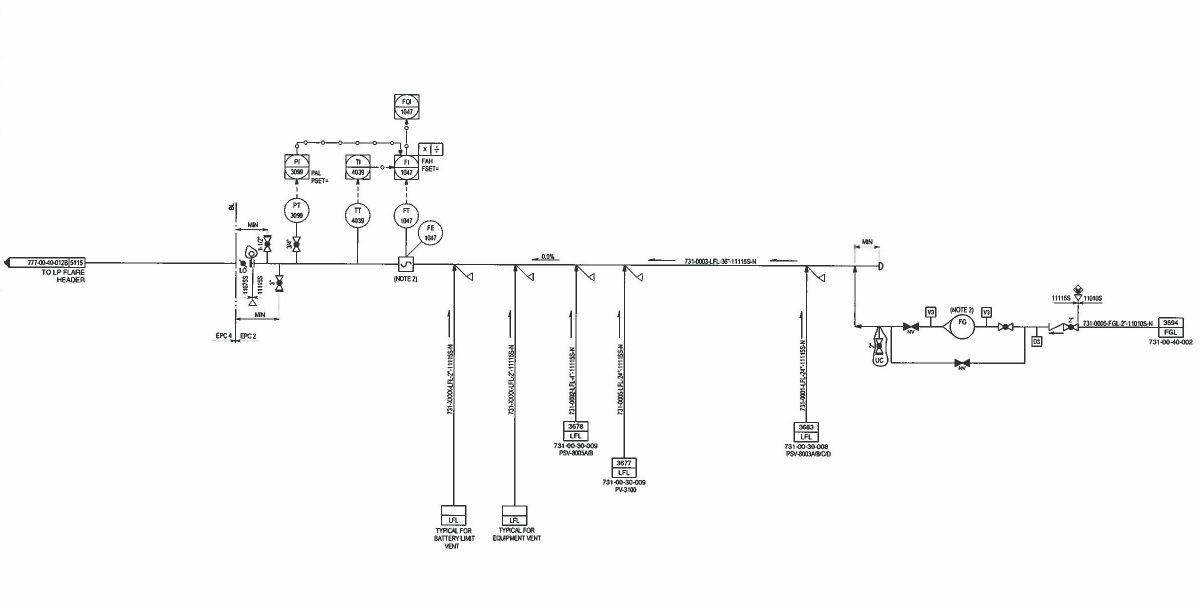
#> input picture input.jpg, 2400 x 1214 px, found by its file name (shown at 1/2 size)
$ python test.py
#> lines starting #> are read from the running program, lines starting #| are printed output that depends on the picture; after the words box and inside, x2 and y2 are one past the last pixel; in counts of white or black regions, pixels touching at a corner belong together
import cv2
import numpy as np
import matplotlib.pyplot as plt

def remove_pipes_keep_symbols(image_path, output_path=None,
                             # Adjustable parameters with default values
                             # Thresholding parameters
                             adaptive_block_size=11,
                             adaptive_C=2,
                             preprocessing_blur=0,  # 0 for no blur, or odd numbers like 3, 5, etc.

                             # Symbol detection parameters
                             symbol_min_area=50,
                             symbol_max_area=8000,
                             symbol_min_aspect=0.4,
                             symbol_max_aspect=2.5,
                             symbol_min_circularity=0.3,
                             symbol_solidity_threshold=0.6,

                             # Text detection parameters
                             text_min_area=10,
                             text_max_area=500,
                             text_min_aspect=0.2,
                             text_max_circularity=0.3,

                             # Morphological parameters
                             symbol_dilation_size=5,
                             text_dilation_size=3,
                             cleanup_kernel_size=3,

                             # Pipe detection control
                             use_inverse_method=False,    # Set to False to use direct pipe detection
                             line_detection_threshold=40, # For direct detection
                             min_line_length=30,          # For direct detection
                             max_line_gap=15             # For direct detection
                             ):
    """
    Process a P&ID diagram to remove pipes while preserving symbols.

    Args:
        image_path (str): Path to the input P&ID diagram
        output_path (str, optional): Path to save the output image

    Returns:
        numpy.ndarray: Processed image with pipes removed
    """
#> called with image_path = 'input.jpg', output_path = 'pid_diagram_no_pipes.jpg', adaptive_block_size = 15, adaptive_C = 3, preprocessing_blur = 5, symbol_min_area = 30, symbol_max_area = 10000, symbol_min_aspect = 0.3
    # Step 1: Load and preprocess the image
    image = cv2.imread(image_path)
#> image is the input picture: shape (1214, 2400, 3); mean B, G, R 250.3, 250.3, 250.3
    if image is None:
        raise ValueError(f"Could not read image at {image_path}")

    # Keep a copy of the original for final composition
    original = image.copy()

    # Convert to grayscale
    gray = cv2.cvtColor(image, cv2.COLOR_BGR2GRAY)

    # Optional blur for noise reduction
    if preprocessing_blur > 0:
        gray = cv2.GaussianBlur(gray, (preprocessing_blur, preprocessing_blur), 0)

    # Apply adaptive thresholding
    binary = cv2.adaptiveThreshold(gray, 255, cv2.ADAPTIVE_THRESH_GAUSSIAN_C,
                                 cv2.THRESH_BINARY_INV, adaptive_block_size, adaptive_C)
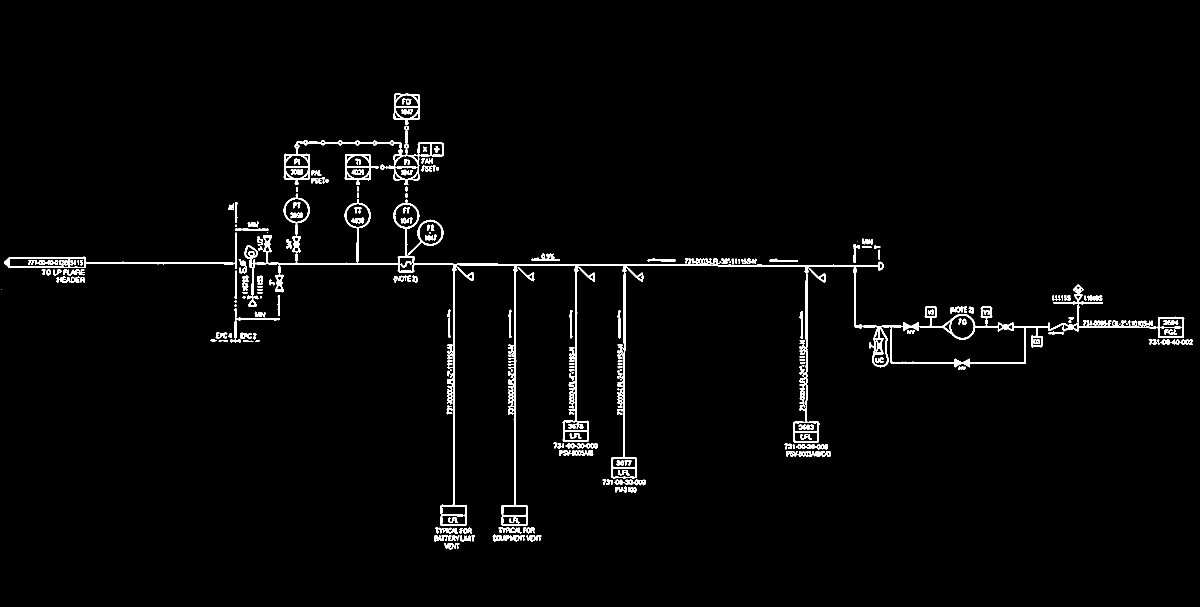
#> binary: shape (1214, 2400) (shown at 1/2 size); 2.2% white; 208 white regions (18 under 20 px), largest, box (x1, y1, x2, y2) and area: (489, 387, 2369, 1052) 33307, (567, 251, 888, 370) 3995, (8, 465, 474, 538) 2527

    # Step 2: Identify symbols using connected component analysis
    num_labels, labels, stats, centroids = cv2.connectedComponentsWithStats(binary, connectivity=8)
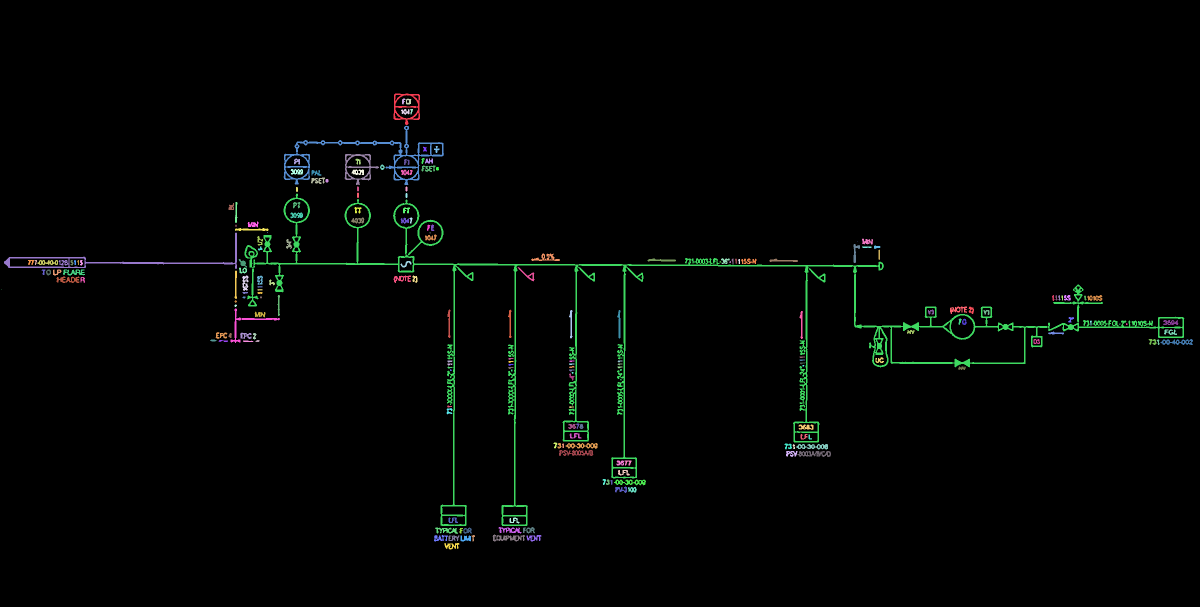
#> labels: shape (1214, 2400) int32 (shown at 1/2 size); 209 distinct labels, from 0 to 208; one colour per label, 0 black
#> num_labels = 209; stats = 209 rows, first 6: [0, 0, 2400, 1214, 2849476], [787, 187, 53, 63, 1021], [804, 197, 7, 12, 53], [812, 197, 11, 12, 89], [802, 218, 17, 12, 125], [820, 218, 6, 11, 38]; centroids = 209 pairs, first value 2 to 2354.7, second value 201.8 to 1091.4

    # Create masks for symbols and text
    symbol_mask = np.zeros_like(gray)
    text_mask = np.zeros_like(gray)

    # Process each connected component
    for i in range(1, num_labels):
        area = stats[i, cv2.CC_STAT_AREA]
        width = stats[i, cv2.CC_STAT_WIDTH]
        height = stats[i, cv2.CC_STAT_HEIGHT]

        component = (labels == i).astype(np.uint8) * 255

        # Calculate additional properties
        contours, _ = cv2.findContours(component, cv2.RETR_EXTERNAL, cv2.CHAIN_APPROX_SIMPLE)
        if len(contours) > 0:
            contour = contours[0]
            hull = cv2.convexHull(contour)
            hull_area = cv2.contourArea(hull) if len(hull) > 2 else 0
            solidity = float(area) / hull_area if hull_area > 0 else 0

            # Circularity: 4 * pi * area / perimeter^2
            perimeter = cv2.arcLength(contour, True)
            circularity = (4 * np.pi * area) / (perimeter * perimeter) if perimeter > 0 else 0

            # Aspect ratio
            aspect_ratio = float(width) / float(height) if height > 0 else 0

            # Symbol criteria with adjustable parameters
            if ((symbol_min_area < area < symbol_max_area and
                 (symbol_min_aspect < aspect_ratio < symbol_max_aspect or
                  circularity > symbol_min_circularity)) or
                (area > 500 and solidity > symbol_solidity_threshold) or
                (50 < area < 800 and circularity > 0.5)):
                symbol_mask = cv2.bitwise_or(symbol_mask, component)

            # Text criteria with adjustable parameters
            elif (text_min_area < area < text_max_area and width > 0 and height > 0 and
                  (aspect_ratio > text_min_aspect or circularity < text_max_circularity)):
                text_mask = cv2.bitwise_or(text_mask, component)
#> this loop made 208 passes
#> (area, width, height, contours, hull_area, solidity, perimeter, circularity) on pass 60: (29, 4, 11, 1 contour, all with area under 20, 21, 1.38, 23.66, 0.651)
#> (area, width, height, hull_area, solidity, perimeter, circularity, aspect_ratio) on passes 1 to 6: (1021, 53, 63, 2907, 0.351, 227.9, 0.247, 0.841), (53, 7, 12, 48.5, 1.09, 32.73, 0.622, 0.583), (89, 11, 12, 97, 0.918, 37.9, 0.779, 0.917), (125, 17, 12, 152, 0.822, 61.94, 0.409, 1.42), (38, 6, 11, 34, 1.12, 27.9, 0.613, 0.545), (3995, 321, 119, 29688.5, 0.135, 1343.4, 0.0278, 2.7)
#> pass 1, in remove_pipes_keep_symbols, `component = (labels == i).astype(np.uint8) * 255`:
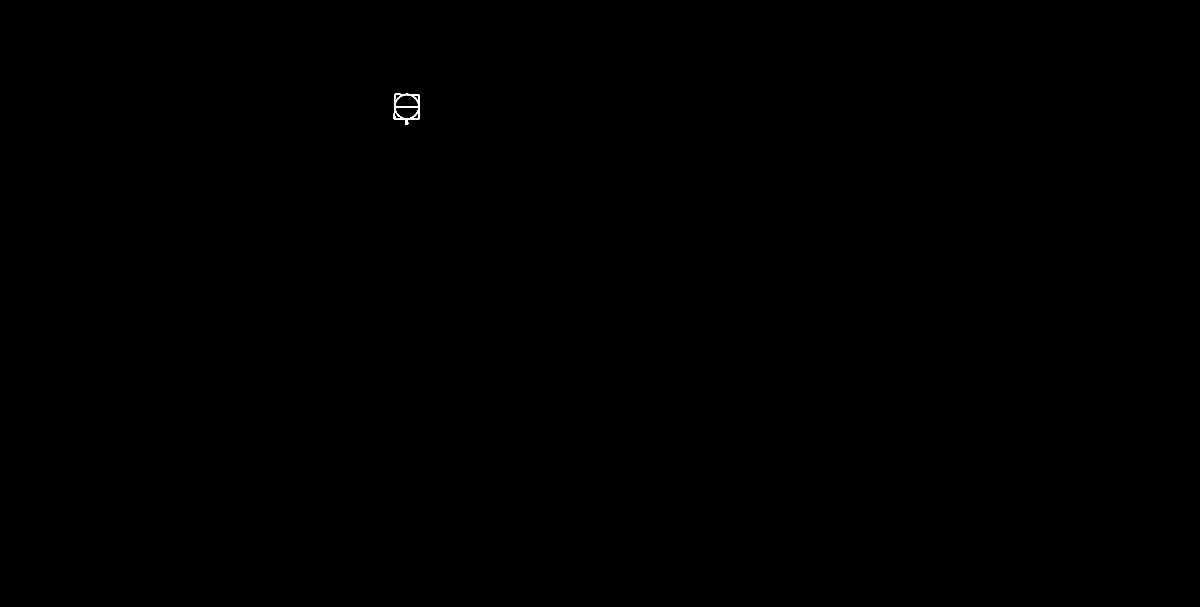
#> component: shape (1214, 2400) (shown at 1/2 size); 0.04% white; 1 white region, box (x1, y1, x2, y2) and area: (787, 187, 840, 250) 1021
#> after the loop: component: shape (1214, 2400); 0.01% white; 1 white region, box (x1, y1, x2, y2) and area: (889, 1086, 919, 1099) 214
#> after the loop: symbol_mask: shape (1214, 2400); 0.68% white; 135 white regions, largest, box (x1, y1, x2, y2) and area: (567, 251, 888, 370) 3995, (689, 308, 758, 370) 1058, (787, 187, 840, 250) 1021
#> after the loop: text_mask: shape (1214, 2400); 0.29% white; 67 white regions (14 under 20 px), largest, box (x1, y1, x2, y2) and area: (1595, 902, 1662, 914) 499, (1118, 900, 1187, 912) 498, (985, 1069, 1050, 1083) 479

    # Dilate masks to ensure complete coverage
    symbol_kernel = np.ones((symbol_dilation_size, symbol_dilation_size), np.uint8)
    text_kernel = np.ones((text_dilation_size, text_dilation_size), np.uint8)

    symbol_mask_dilated = cv2.dilate(symbol_mask, symbol_kernel, iterations=1)
#> symbol_mask_dilated: shape (1214, 2400); 2.4% white; 48 white regions, largest, box (x1, y1, x2, y2) and area: (563, 183, 893, 401) 25750, (416, 613, 565, 691) 4801, (864, 1051, 955, 1104) 2985
    text_mask_dilated = cv2.dilate(text_mask, text_kernel, iterations=1)
#> text_mask_dilated: shape (1214, 2400); 0.69% white; 41 white regions, largest, box (x1, y1, x2, y2) and area: (1116, 884, 1198, 914) 2095, (1590, 886, 1664, 916) 1944, (983, 1052, 1052, 1085) 1723

    # Step 3: Create the pipe mask
    if use_inverse_method:
        # Inverse method: assume everything not a symbol or text is a pipe
        protection_mask = cv2.bitwise_or(symbol_mask_dilated, text_mask_dilated)
        pipe_mask = binary.copy()
        pipe_mask[protection_mask > 0] = 0

        # Clean up the pipe mask
        cleanup_kernel = np.ones((cleanup_kernel_size, cleanup_kernel_size), np.uint8)
        pipe_mask = cv2.morphologyEx(pipe_mask, cv2.MORPH_OPEN, cleanup_kernel)
    else:
        # Direct pipe detection method
        binary_pipes_only = binary.copy()

        # Remove the identified symbols from consideration
        protection_mask = cv2.bitwise_or(symbol_mask_dilated, text_mask_dilated)
#> protection_mask: shape (1214, 2400); 3.1% white; 61 white regions, largest, box (x1, y1, x2, y2) and area: (563, 183, 893, 401) 25750, (416, 514, 565, 691) 7530, (864, 1051, 955, 1104) 3573
        binary_pipes_only[protection_mask > 0] = 0
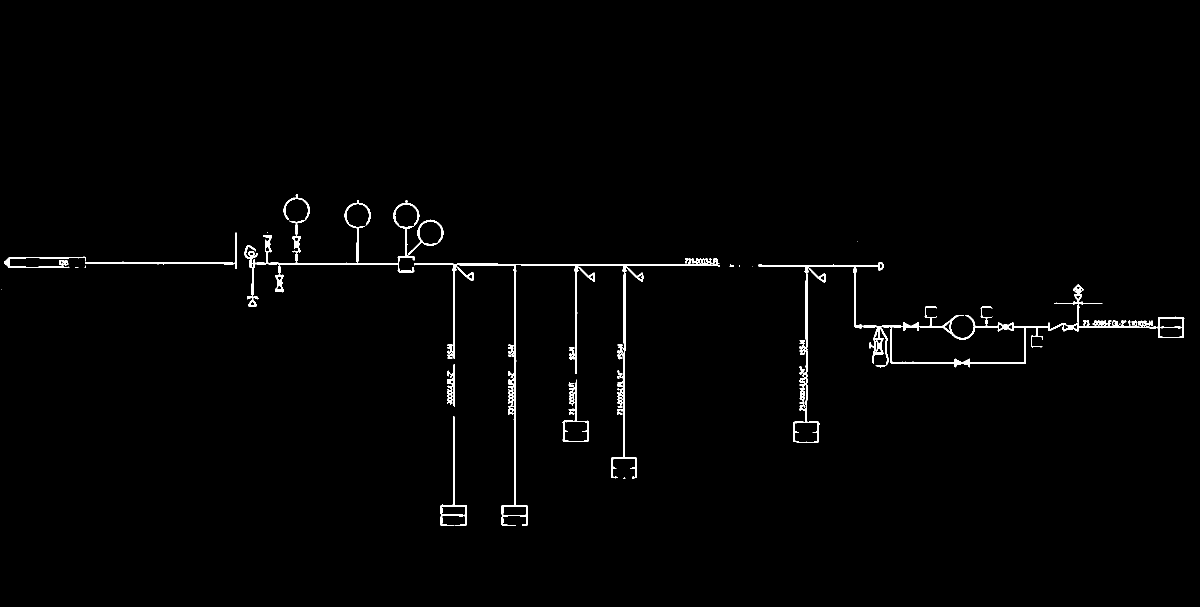
#> binary_pipes_only: shape (1214, 2400) (shown at 1/2 size); 1.1% white; 20 white regions (9 under 20 px), largest, box (x1, y1, x2, y2) and area: (1517, 525, 2369, 885) 11953, (828, 516, 1440, 1052) 10045, (489, 389, 887, 613) 5965

        # Line detection using Hough Transform
        lines = cv2.HoughLinesP(
            binary_pipes_only,
            rho=1,
            theta=np.pi/180,
            threshold=line_detection_threshold,
            minLineLength=min_line_length,
            maxLineGap=max_line_gap
        )

        # Create a mask for detected lines
        pipe_mask = np.zeros_like(gray)
        if lines is not None:
            for line in lines:
                x1, y1, x2, y2 = line[0]
                cv2.line(pipe_mask, (x1, y1), (x2, y2), 255, 2)
#> this loop made 287 passes
#> line on passes 1 to 3: [[907, 530, 1438, 530]], [[1151, 531, 1438, 531]], [[828, 528, 1262, 528]]
#> pipe_mask: shape (1214, 2400); 1.5% white; 12 white regions, largest, box (x1, y1, x2, y2) and area: (794, 414, 1440, 1052) 18030, (1516, 528, 2369, 886) 15773, (170, 444, 798, 614) 6123

    # Step 4: Create the final result
    result = original.copy()

    # Set pipe areas to white
    result[pipe_mask > 0] = [255, 255, 255]
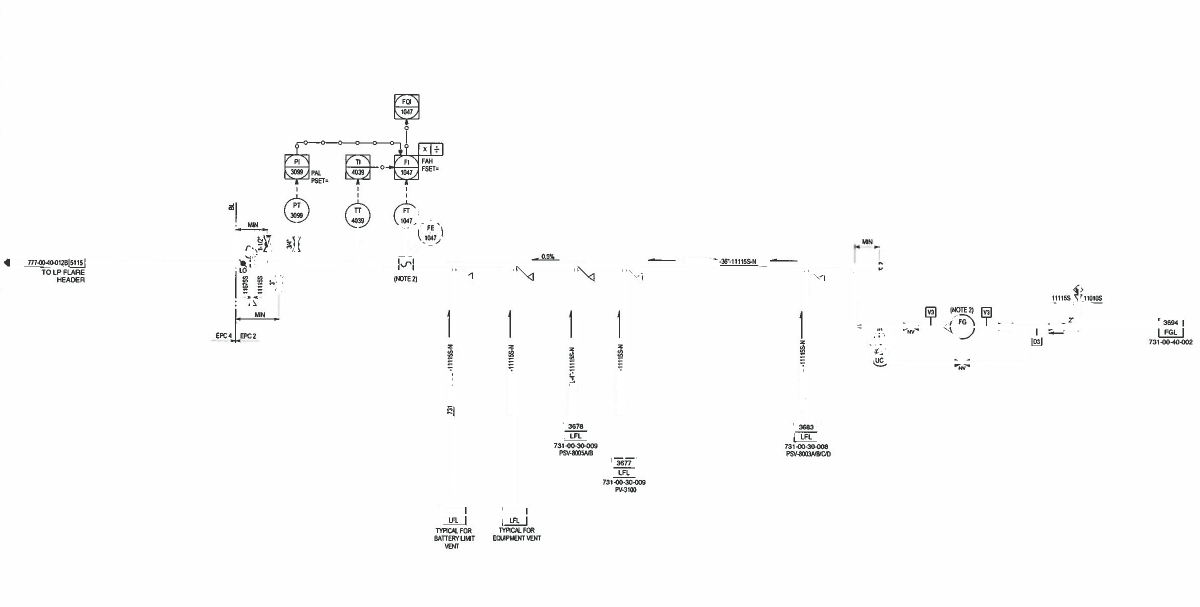
#> result: shape (1214, 2400, 3) (shown at 1/2 size); 1.31% of pixels changed, all inside (x1, y1, x2, y2) = (15, 415, 2369, 1053)

    # Save the result if an output path is provided
    if output_path:
        cv2.imwrite(output_path, result)

    # Create a visualization to show the process
    visualization = create_visualization(original, binary, pipe_mask,
                                         symbol_mask_dilated, text_mask_dilated, result)

    return result, visualization, {
        'binary': binary,
        'pipe_mask': pipe_mask,
        'symbol_mask': symbol_mask_dilated,
        'text_mask': text_mask_dilated
    }


def create_visualization(original, binary, pipe_mask, symbol_mask, text_mask, result):
    """
    Create a visualization of the different stages of processing.
    """
    rows, cols = 2, 3
    plt.figure(figsize=(15, 10))

    plt.subplot(rows, cols, 1)
    plt.imshow(cv2.cvtColor(original, cv2.COLOR_BGR2RGB))
    plt.title('Original Image')
    plt.axis('off')

    plt.subplot(rows, cols, 2)
    plt.imshow(binary, cmap='gray')
    plt.title('Binary Image')
    plt.axis('off')

    plt.subplot(rows, cols, 3)
    plt.imshow(pipe_mask, cmap='gray')
    plt.title('Detected Pipes')
    plt.axis('off')

    plt.subplot(rows, cols, 4)
    plt.imshow(symbol_mask, cmap='gray')
    plt.title('Detected Symbols')
    plt.axis('off')

    plt.subplot(rows, cols, 5)
    plt.imshow(text_mask, cmap='gray')
    plt.title('Detected Text')
    plt.axis('off')

    plt.subplot(rows, cols, 6)
    plt.imshow(cv2.cvtColor(result, cv2.COLOR_BGR2RGB))
    plt.title('Final Result')
    plt.axis('off')

    plt.tight_layout()
    plt.savefig('pipe_removal_visualization.png')
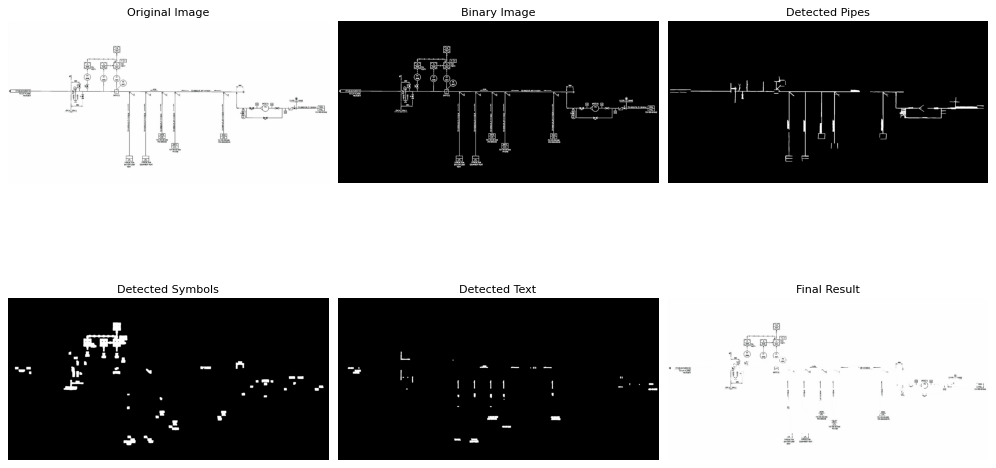
#> figure drawn by matplotlib, 6 panels
    plt.close()

    return plt.gcf()


if __name__ == "__main__":
    input_path = "input.jpg"
    output_path = "pid_diagram_no_pipes.jpg"
    result, visualization, masks = remove_pipes_keep_symbols(
        input_path,
        output_path,

        adaptive_block_size=15,
        adaptive_C=3,
        preprocessing_blur=5,

        symbol_min_area=30,
        symbol_max_area=10000,
        symbol_min_aspect=0.3,
        symbol_max_aspect=3.0,

        text_min_area=5,
        text_max_area=800,

        symbol_dilation_size=10,
        text_dilation_size=5,

        # For cleaner results:
        cleanup_kernel_size=2
    )

    print(f"Processed image saved to {output_path}")
    print("Visualization saved to pipe_removal_visualization.png")
